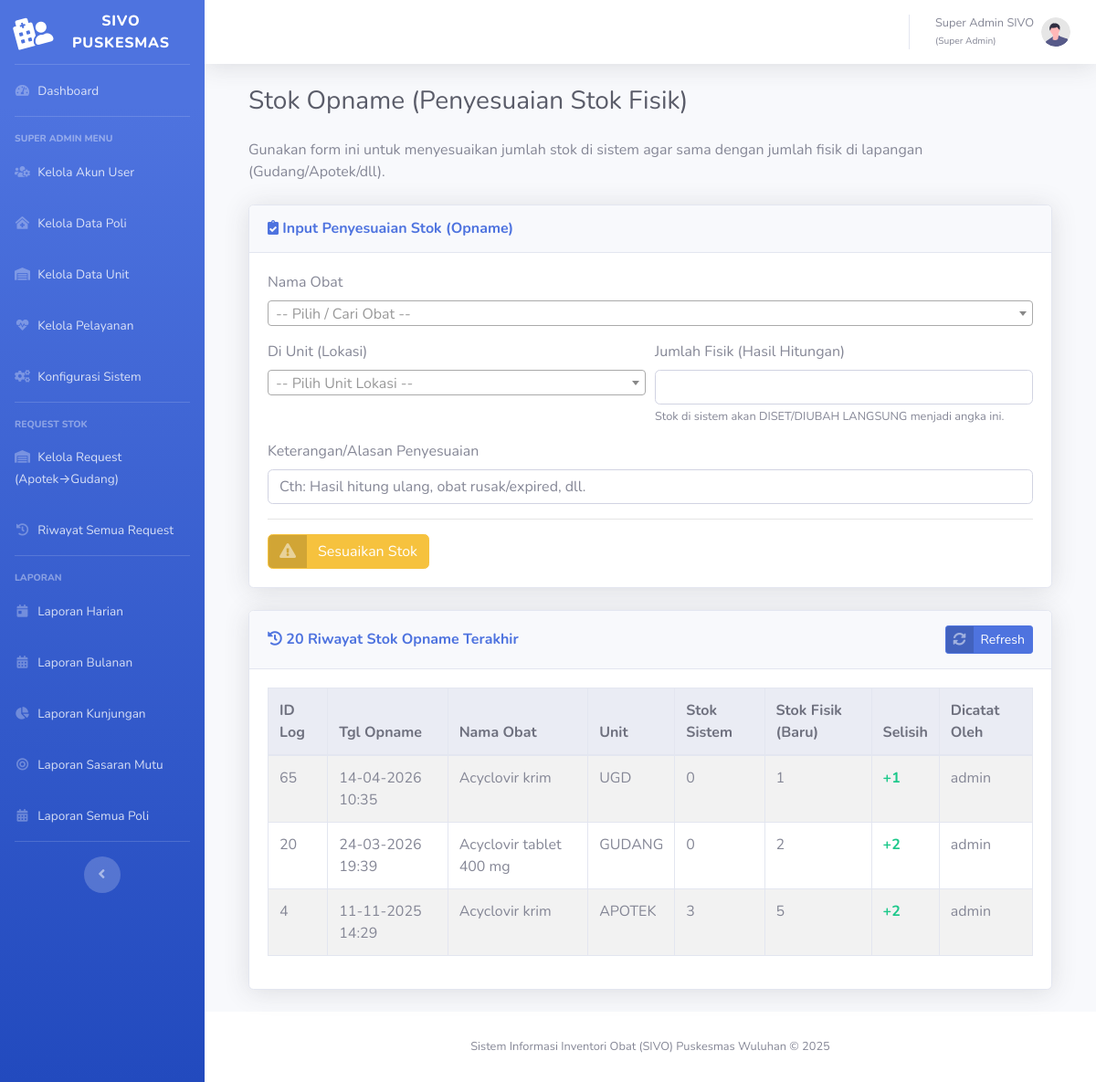
The page /stok/opname.php (signed in) on the database its author committed.
### tables this page shows
CREATE TABLE `tbl_log_stok` (
  `id_log` bigint(20) NOT NULL,
  `tgl_log` datetime NOT NULL,
  `id_obat` int(11) NOT NULL,
  `id_unit` int(11) NOT NULL,
  `sumber_data` enum('Penerimaan','Transfer','Resep','Stok Opname','Manual') NOT NULL COMMENT 'Menyederhanakan query Laporan Kartu Stok',
  `stok_sebelum` int(11) NOT NULL,
  `masuk` int(11) NOT NULL DEFAULT 0,
  `keluar` int(11) NOT NULL DEFAULT 0,
  `stok_sesudah` int(11) NOT NULL,
  `keterangan` varchar(255) DEFAULT NULL,
  `id_referensi_transaksi` bigint(20) DEFAULT NULL
);

CREATE TABLE `tbl_obat` (
  `id_obat` int(11) NOT NULL,
  `kode_obat` varchar(20) NOT NULL,
  `nama_obat` varchar(255) NOT NULL,
  `satuan` varchar(30) NOT NULL,
  `id_kategori_obat` int(11) DEFAULT NULL
);

CREATE TABLE `tbl_unit` (
  `id_unit` int(11) NOT NULL,
  `nama_unit` varchar(50) NOT NULL COMMENT 'Cth: GUDANG, APOTEK, UGD, RAWAT INAP, KB PONED'
);

CREATE TABLE `tbl_user` (
  `id_user` int(11) NOT NULL,
  `id_role` int(11) NOT NULL,
  `id_poli` int(11) DEFAULT NULL COMMENT 'Wajib diisi jika rolenya Poli. Null jika Admin.',
  `username` varchar(50) NOT NULL,
  `password` varchar(255) NOT NULL COMMENT 'Wajib di-hash (bcrypt)',
  `nama_lengkap` varchar(100) DEFAULT NULL,
  `is_active` tinyint(1) DEFAULT 1
);

### stok/opname.php (the view, shortened to what this page needs)
<?php
require_once '../config.php';
$page_title = "Stok Opname (Penyesuaian Stok Fisik)";
$new_id = $_GET['new_id'] ?? null;
try {
    $sql_riwayat = "SELECT
                        l.id_log, l.tgl_log, o.nama_obat, u.nama_unit,
                        l.stok_sebelum, l.stok_sesudah, (l.masuk - l.keluar) AS selisih,
                        usr.username AS pencatat
                    FROM
                        tbl_log_stok l
                    JOIN
                        tbl_obat o ON l.id_obat = o.id_obat
                    JOIN
                        tbl_unit u ON l.id_unit = u.id_unit
                    JOIN
                        tbl_user usr ON l.id_referensi_transaksi = usr.id_user
                    WHERE
                        l.sumber_data = 'Stok Opname'
                    ORDER BY
                        l.id_log DESC
                    LIMIT 20";
    $stmt_riwayat = $pdo->query($sql_riwayat);
    $riwayat_opname = $stmt_riwayat->fetchAll();
} catch (PDOException $e) {
    die("Error mengambil data: " . $e->getMessage());
}
include '../templates/header.php';
?>
<div class="container-fluid">
    <h1 class="h3 mb-4 text-gray-800"><?php echo htmlspecialchars($page_title); ?></h1>
    <p class="mb-4">Gunakan form ini untuk menyesuaikan jumlah stok di sistem agar sama dengan jumlah fisik di lapangan (Gudang/Apotek/dll).</p>
    <div class="row">
        <div class="col-lg-12">
            <div class="card shadow mb-4">
                <div class="card-header py-3">
                    <h6 class="m-0 font-weight-bold text-primary"><i class="fas fa-clipboard-check"></i> Input Penyesuaian Stok (Opname)</h6>
                </div>
                <div class="card-body">
                    <form action="<?php echo BASE_URL; ?>stok/proses_opname.php" method="POST" id="formOpname">
                        <div class="form-group">
                            <label for="id_obat">Nama Obat</label>
                        </div>
                        <div class="form-row">
                            <div class="form-group col-md-6">
                                <label for="id_unit">Di Unit (Lokasi)</label>
                            </div>
                            <div class="form-group col-md-6">
                                <label for="jumlah_fisik">Jumlah Fisik (Hasil Hitungan)</label>
                                <input type="number" class="form-control" id="jumlah_fisik" name="jumlah_fisik" min="0" required>
                                <small class="form-text text-muted">Stok di sistem akan DISET/DIUBAH LANGSUNG menjadi angka ini.</small>
                            </div>
                        </div>
                        <div class="form-group">
                            <label for="keterangan">Keterangan/Alasan Penyesuaian</label>
                            <input type="text" class="form-control" id="keterangan" name="keterangan" placeholder="Cth: Hasil hitung ulang, obat rusak/expired, dll." required>
                        </div>
                        <hr>
                        <button type="submit" class="btn btn-warning btn-icon-split">
                            <span class="icon text-white-50">
                                <i class="fas fa-exclamation-triangle"></i>
                            </span>
                            <span class="text">Sesuaikan Stok</span>
                        </button>
                    </form>
                </div>
            </div>
        </div>
        <div class="col-lg-12">
            <div class="card shadow mb-4">
                <div class="card-header py-3 d-flex flex-row align-items-center justify-content-between">
                    <h6 class="m-0 font-weight-bold text-primary"><i class="fas fa-history"></i> 20 Riwayat Stok Opname Terakhir</h6>
                    <a href="<?php echo BASE_URL; ?>stok/opname.php" class="btn btn-primary btn-sm btn-icon-split">
                        <span class="icon text-white-50"><i class="fas fa-sync-alt"></i></span>
                        <span class="text">Refresh</span>
                    </a>
                </div>
                <div class="card-body">
                    <div class="table-responsive">
                        <table class="table table-bordered table-striped" width="100%" cellspacing="0">
                            <thead class="thead-light">
                                <tr>
                                    <th>ID Log</th>
                                    <th>Tgl Opname</th>
                                    <th>Nama Obat</th>
                                    <th>Unit</th>
                                    <th>Stok Sistem</th>
                                    <th>Stok Fisik (Baru)</th>
                                    <th>Selisih</th>
                                    <th>Dicatat Oleh</th>
                                </tr>
                            </thead>
                            <tbody>
                                <?php if (empty($riwayat_opname)): ?>
                                    <tr><td colspan="8" class="text-center">Belum ada riwayat stok opname.</td></tr>
                                <?php else: ?>
                                    <?php foreach ($riwayat_opname as $r): ?>
                                        <?php $is_new = ($new_id && $r['id_log'] == $new_id); ?>
                                        <tr class="<?php echo $is_new ? 'table-warning' : ''; ?>">
                                            <td><?php echo $r['id_log']; ?></td>
                                            <td><?php echo htmlspecialchars(date('d-m-Y H:i', strtotime($r['tgl_log']))); ?></td>
                                            <td><?php echo htmlspecialchars($r['nama_obat']); ?></td>
                                            <td><?php echo htmlspecialchars($r['nama_unit']); ?></td>
                                            <td><?php echo htmlspecialchars($r['stok_sebelum']); ?></td>
                                            <td><?php echo htmlspecialchars($r['stok_sesudah']); ?></td>
                                            <td style="font-weight: bold; color: <?php echo ($r['selisih'] >= 0) ? '#1cc88a' : '#e74a3b'; ?>;">
                                                <?php echo ($r['selisih'] > 0) ? '+' : ''; ?><?php echo htmlspecialchars($r['selisih']); ?>
                                            </td>
                                            <td><?php echo htmlspecialchars($r['pencatat']); ?></td>
                                        </tr>
                                    <?php endforeach; ?>
                                <?php endif; ?>
                            </tbody>
                        </table>
                    </div>
                </div>
            </div>
        </div>
    </div>
</div>
<?php
include '../templates/footer.php';
?>

### rows shown on the page
tbl_log_stok: id_log "65", tgl_log "14-04-2026 10:35", id_obat.nama_obat "Acyclovir krim", id_unit.nama_unit "UGD", stok_sebelum "0", stok_sesudah "1", selisih "1", tbl_user.username "admin"
tbl_log_stok: id_log "20", tgl_log "24-03-2026 19:39", id_obat.nama_obat "Acyclovir tablet 400 mg", id_unit.nama_unit "GUDANG", stok_sebelum "0", stok_sesudah "2", selisih "2", tbl_user.username "admin"
tbl_log_stok: id_log "4", tgl_log "11-11-2025 14:29", id_obat.nama_obat "Acyclovir krim", id_unit.nama_unit "APOTEK", stok_sebelum "3", stok_sesudah "5", selisih "2", tbl_user.username "admin"

### other values the page prints
$_SESSION['nama_lengkap'] "Super Admin SIVO"
$_SESSION['role_nama'] "Super Admin"
$page_title "Stok Opname (Penyesuaian Stok Fisik)"
